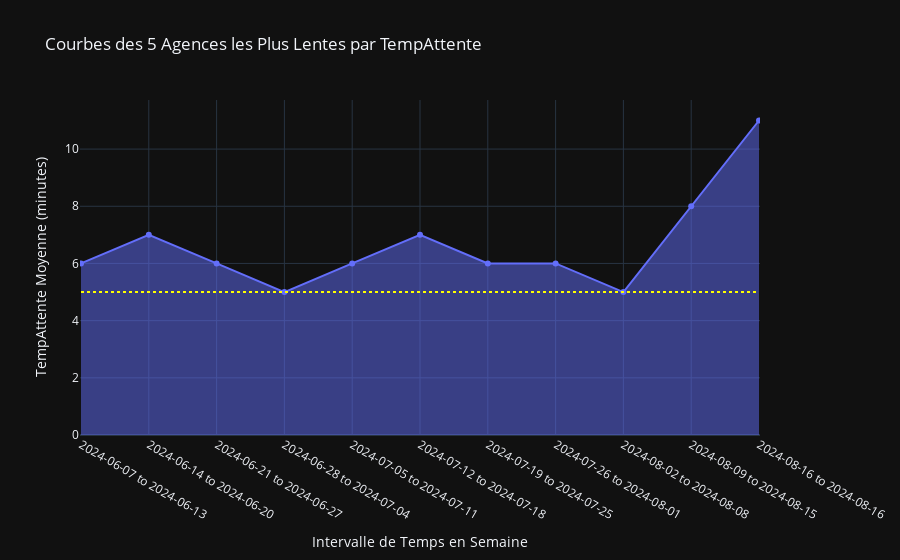

The notebook cell this image was saved under:
### Code cell
import streamlit as st
import pandas as pd
import plotly.graph_objects as go
import numpy as np


df=data.copy()

def assign_to_bin(date,bins):
    date = pd.Timestamp(date).normalize()  # Convert string date to Timestamp and normalize (ignore time)
    for start, end in bins:
        start_date = pd.Timestamp(start).normalize()
        end_date = pd.Timestamp(end).normalize()
        if start_date <= date <= end_date:
            return f"{start_date.date()} to {end_date.date()}"
    return None

# # Number of new agencies to create
# num_new_agencies = 36

# # Number of rows per agency
# rows_per_agency = 500

# # Generate new agency names
# new_agencies = [f'Agence_{i+1}' for i in range(num_new_agencies)]

# # Update the 'NomAgence' column with new agency names in blocks of 500 rows
# for i, agency in enumerate(new_agencies):
#     start_index = i * rows_per_agency
#     end_index = start_index + rows_per_agency
#     df.loc[start_index:end_index, 'NomAgence'] = agency
    
def get_time_bins(min_date, max_date, bin_type):
    start_date = min_date
    time_bins = []

    if bin_type == 'Mois':
        offset = pd.DateOffset(months=1)
    elif bin_type == 'Semaine':
        offset = pd.DateOffset(weeks=1)
    elif bin_type == 'Annee':
        offset = pd.DateOffset(years=1)
    else:
        raise ValueError("bin_type must be 'month', 'week', or 'year'")

    while start_date <= max_date:
        if bin_type == 'Semaine':
            end_date = start_date + pd.DateOffset(days=6)
        else:
            end_date = (start_date + offset) - pd.DateOffset(days=1)

        # Ensure the end date does not exceed the max_date
        if end_date > max_date:
            end_date = max_date

        time_bins.append((start_date.strftime('%Y-%m-%d'), end_date.strftime('%Y-%m-%d')))

        # Move to the next bin
        start_date = end_date + pd.DateOffset(days=1)

    return time_bins


df=df.dropna(subset=['Date_Fin'])
# Convert columns to datetime
df['Date_Reservation'] = pd.to_datetime(df['Date_Reservation'])
df['Date_Fin'] = pd.to_datetime(df['Date_Fin'])


# Calculate the difference between the min and max dates
min_date = df['Date_Reservation'].min()
max_date = df['Date_Reservation'].max()
date_diff = (max_date - min_date).days

# Define the Time_Bin intervals based on the date difference
if date_diff == 0:
    unit='Heure'
    # Extract hour from Date_Reservation for hourly binning
    df['Hour'] = df['Date_Fin'].dt.hour
    bins = [i for i in range(7, 19)]  # From 7 to 18 hours
    labels = ['7-8am', '8-9am', '9-10am', '10-11am', '11-12pm', '12-1pm', '1-2pm', '2-3pm', '3-4pm', '4-5pm', '5-6pm']
    df['Time_Bin'] = pd.cut(df['Hour'], bins=bins, labels=labels, right=False)

elif 1 <= date_diff <=7:
    unit='Jour'
    df['Time_Bin'] = df['Date_Fin'].dt.day
    complete_dates=range(min_date.day,max_date.day+1)
elif 7 < date_diff <=84:
    unit="Semaine"
    bins=get_time_bins(min_date,max_date,unit)
    df['Time_Bin'] = df['Date_Fin'].apply(lambda x:assign_to_bin(x,bins))
    
elif 84 < date_diff <=365:
    unit="Mois"
    bins=get_time_bins(min_date,max_date,unit)
    df['Time_Bin'] = df['Date_Fin'].apply(lambda x:assign_to_bin(x,bins))
else:
    unit='Annee'
    bins=get_time_bins(min_date,max_date,unit)
    df['Time_Bin'] = df['Date_Fin'].apply(lambda x:assign_to_bin(x,bins))

# Group by Nom_Agence and Time_Bin, and calculate the average TempAttente
grouped_data = df.groupby(['NomAgence', 'Time_Bin'])[['TempOperation']].agg(( lambda x: np.round(np.mean(x)/60).astype(int))).reset_index()

# Calculate area under the curve for each agency
area_data = grouped_data.groupby('NomAgence')['TempOperation'].sum().reset_index()
area_data = area_data.sort_values(by='TempOperation', ascending=False)

# Select the top 5 agencies with the largest area under the curve
top_5_agences = area_data.head(5)['NomAgence'].tolist()


# Create a DataFrame with all combinations of agencies and time bins
if unit=="Jour":
    all_combinations = pd.MultiIndex.from_product([top_5_agences, sorted(complete_dates)], names=['NomAgence', 'Time_Bin']).to_frame(index=False)
else:
    
    all_combinations = pd.MultiIndex.from_product([top_5_agences, sorted(df['Time_Bin'].dropna().unique())], names=['NomAgence', 'Time_Bin']).to_frame(index=False)

all_combinations = pd.merge(all_combinations, grouped_data, on=['NomAgence', 'Time_Bin'], how='left').fillna(0)


# Create a figure with go.Figure
fig = go.Figure()

# Add traces for each agency
for agence in top_5_agences:
    agency_data = all_combinations[all_combinations['NomAgence'] == agence]
    fig.add_trace(go.Scatter(
        x=agency_data['Time_Bin'],
        y=agency_data['TempOperation'],
        mode='lines+markers',
        fill='tozeroy',
        name=agence
    ))

# Update layout for better visualization
fig.update_layout(
    title='Courbes des 5 Agences les Plus Lentes par TempAttente',
    xaxis_title=f'Intervalle de Temps en {unit}',
    yaxis_title='TempAttente Moyenne (minutes)',
    template='plotly_dark',
    legend_title='Agence'
)
# Ajouter une ligne horizontale avec une couleur différente des courbes
fig.add_shape(
    type="line",
    x0=all_combinations['Time_Bin'].min(),  # Début de la ligne sur l'axe x
    x1=all_combinations['Time_Bin'].max(),  # Fin de la ligne sur l'axe x
    y0=5,  # Position de la ligne sur l'axe y
    y1=5,  # Même que y0 pour que la ligne soit horizontale
    line=dict(color="yellow", width=2, dash="dot")  # Couleur différente (ici, noir)
)

# Display the chart in Streamlit
fig

### Figure 1 — Plotly figure (JSON) as saved in the notebook; plotly's stock layout.template omitted (floating-point values rounded to 4 significant figures)
{"data": [{"fill": "tozeroy", "mode": "lines+markers", "name": "Agence Principale", "type": "scatter", "x": ["2024-06-07 to 2024-06-13", "2024-06-14 to 2024-06-20", "2024-06-21 to 2024-06-27", "2024-06-28 to 2024-07-04", "2024-07-05 to 2024-07-11", "2024-07-12 to 2024-07-18", "2024-07-19 to 2024-07-25", "2024-07-26 to 2024-08-01", "2024-08-02 to 2024-08-08", "2024-08-09 to 2024-08-15", "2024-08-16 to 2024-08-16"], "y": [6, 7, 6, 5, 6, 7, 6, 6, 5, 8, 11]}], "layout": {"legend": {"title": {"text": "Agence"}}, "shapes": [{"line": {"color": "yellow", "dash": "dot", "width": 2}, "type": "line", "x0": "2024-06-07 to 2024-06-13", "x1": "2024-08-16 to 2024-08-16", "y0": 5, "y1": 5}], "title": {"text": "Courbes des 5 Agences les Plus Lentes par TempAttente"}, "xaxis": {"title": {"text": "Intervalle de Temps en Semaine"}}, "yaxis": {"title": {"text": "TempAttente Moyenne (minutes)"}}}}
